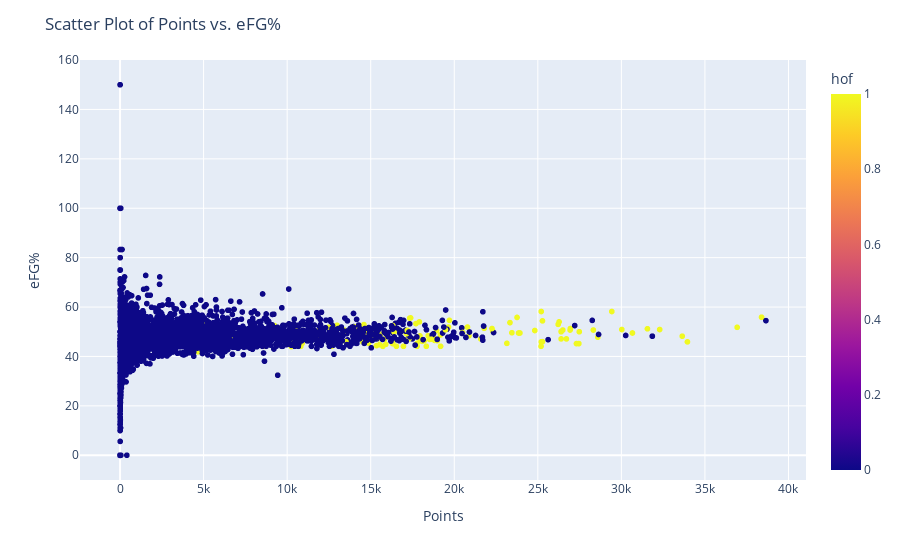

The notebook cell this image was saved under:
### Code cell
import plotly.express as px

fig = px.scatter(
    hof, x="points", y="eFG%", color='hof',
    hover_data=['player']
)

fig.update_layout(title="Scatter Plot of Points vs. eFG%", xaxis_title="Points", yaxis_title="eFG%")

fig.show()

### Figure 1 — Plotly figure (JSON) as saved in the notebook; plotly's stock layout.template omitted (floating-point values rounded to 4 significant figures; data arrays with more than 128 entries replaced by an {"elided": "..."} marker saying what was removed)
{"data": [{"customdata": {"elided": "5107x1 str values"}, "hovertemplate": "points=%{x}<br>eFG%=%{y}<br>player=%{customdata[0]}<br>hof=%{marker.color}<extra></extra>", "legendgroup": "", "marker": {"color": {"elided": "5107 int values"}, "coloraxis": "coloraxis", "symbol": "circle"}, "mode": "markers", "name": "", "showlegend": false, "type": "scattergl", "x": {"elided": "5107 int values"}, "xaxis": "x", "y": {"elided": "5107 float values"}, "yaxis": "y"}], "layout": {"coloraxis": {"colorbar": {"title": {"text": "hof"}}, "colorscale": [[0, "#0d0887"], [0.1111, "#46039f"], [0.2222, "#7201a8"], [0.3333, "#9c179e"], [0.4444, "#bd3786"], [0.5556, "#d8576b"], [0.6667, "#ed7953"], [0.7778, "#fb9f3a"], [0.8889, "#fdca26"], [1, "#f0f921"]]}, "legend": {"tracegroupgap": 0}, "margin": {"t": 60}, "title": {"text": "Scatter Plot of Points vs. eFG%"}, "xaxis": {"anchor": "y", "domain": [0, 1], "title": {"text": "Points"}}, "yaxis": {"anchor": "x", "domain": [0, 1], "title": {"text": "eFG%"}}}}
